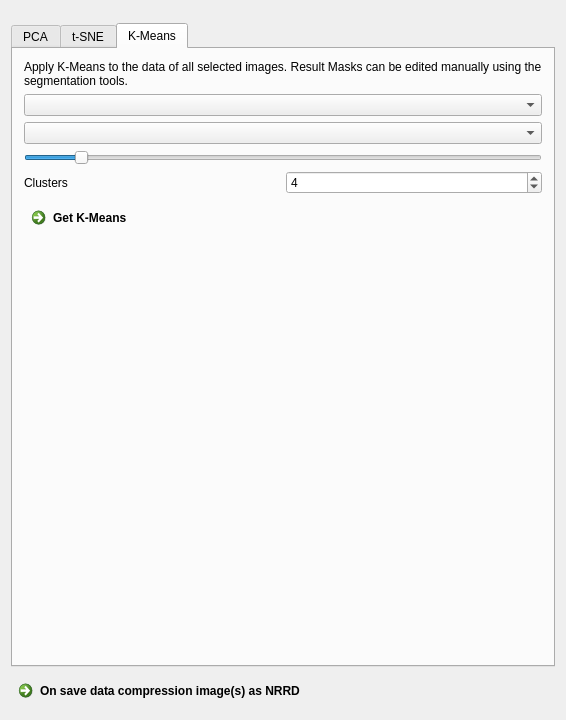
<?xml version="1.0" encoding="UTF-8"?>
<ui version="4.0">
 <class>DataCompressionViewControls</class>
 <widget class="QWidget" name="DataCompressionViewControls">
  <property name="geometry">
   <rect>
    <x>0</x>
    <y>0</y>
    <width>566</width>
    <height>720</height>
   </rect>
  </property>
  <property name="windowTitle">
   <string>Data Compression</string>
  </property>
  <layout class="QVBoxLayout" name="verticalLayout">
   <item>
    <widget class="QmitkMultiNodeSelectionWidget" name="imageSelection" native="true"/>
   </item>
   <item>
    <widget class="QmitkSingleNodeSelectionWidget" name="peakListSelection" native="true"/>
   </item>
   <item>
    <widget class="QTabWidget" name="TabWidget">
     <property name="enabled">
      <bool>true</bool>
     </property>
     <property name="currentIndex">
      <number>2</number>
     </property>
     <widget class="QWidget" name="tabPCA">
      <attribute name="title">
       <string>PCA</string>
      </attribute>
      <layout class="QVBoxLayout" name="verticalLayout_2">
       <item>
        <widget class="QLabel" name="label_12">
         <property name="text">
          <string>For each image apply a PCA using the selected list of centroids.</string>
         </property>
        </widget>
       </item>
       <item>
        <layout class="QHBoxLayout" name="horizontalLayout_7">
         <item>
          <widget class="QLabel" name="label_7">
           <property name="text">
            <string>Components</string>
           </property>
          </widget>
         </item>
         <item>
          <widget class="QSpinBox" name="pca_dims">
           <property name="minimum">
            <number>1</number>
           </property>
           <property name="maximum">
            <number>99999</number>
           </property>
           <property name="value">
            <number>15</number>
           </property>
          </widget>
         </item>
        </layout>
       </item>
       <item>
        <widget class="QCommandLinkButton" name="btnRunPCA">
         <property name="text">
          <string>Get PCA</string>
         </property>
        </widget>
       </item>
       <item>
        <spacer name="verticalSpacer_4">
         <property name="orientation">
          <enum>Qt::Orientation::Vertical</enum>
         </property>
         <property name="sizeHint" stdset="0">
          <size>
           <width>20</width>
           <height>40</height>
          </size>
         </property>
        </spacer>
       </item>
      </layout>
     </widget>
     <widget class="QWidget" name="tabTSNE">
      <attribute name="title">
       <string>t-SNE</string>
      </attribute>
      <layout class="QVBoxLayout" name="verticalLayout_3">
       <item>
        <layout class="QGridLayout" name="tSNE">
         <item row="1" column="0">
          <widget class="QLabel" name="label_9">
           <property name="text">
            <string>Perplexity</string>
           </property>
          </widget>
         </item>
         <item row="1" column="1">
          <widget class="QSpinBox" name="tsne_perplexity">
           <property name="sizePolicy">
            <sizepolicy hsizetype="MinimumExpanding" vsizetype="Fixed">
             <horstretch>0</horstretch>
             <verstretch>0</verstretch>
            </sizepolicy>
           </property>
           <property name="value">
            <number>5</number>
           </property>
          </widget>
         </item>
         <item row="2" column="1">
          <widget class="QDoubleSpinBox" name="tsne_theta">
           <property name="sizePolicy">
            <sizepolicy hsizetype="MinimumExpanding" vsizetype="Fixed">
             <horstretch>0</horstretch>
             <verstretch>0</verstretch>
            </sizepolicy>
           </property>
           <property name="value">
            <double>0.500000000000000</double>
           </property>
          </widget>
         </item>
         <item row="3" column="0">
          <widget class="QLabel" name="label_11">
           <property name="toolTip">
            <string>&lt;html&gt;&lt;head/&gt;&lt;body&gt;&lt;p&gt;Shrink the input images by a constant factor in x and y direction for t-SNE calculation. The computation time is reduced by lowering the resolution.&lt;/p&gt;&lt;p&gt;The dimensionality reduced image is upsampled to original input dimensions.&lt;/p&gt;&lt;/body&gt;&lt;/html&gt;</string>
           </property>
           <property name="text">
            <string>Shrink factor</string>
           </property>
          </widget>
         </item>
         <item row="0" column="0">
          <widget class="QLabel" name="label_8">
           <property name="text">
            <string>Iterations</string>
           </property>
          </widget>
         </item>
         <item row="0" column="1">
          <widget class="QSpinBox" name="tnse_iters">
           <property name="sizePolicy">
            <sizepolicy hsizetype="MinimumExpanding" vsizetype="Fixed">
             <horstretch>0</horstretch>
             <verstretch>0</verstretch>
            </sizepolicy>
           </property>
           <property name="maximum">
            <number>99999</number>
           </property>
           <property name="value">
            <number>200</number>
           </property>
          </widget>
         </item>
         <item row="2" column="0">
          <widget class="QLabel" name="label_10">
           <property name="text">
            <string>Theta</string>
           </property>
          </widget>
         </item>
         <item row="3" column="1">
          <widget class="QSpinBox" name="tsne_shrink">
           <property name="sizePolicy">
            <sizepolicy hsizetype="MinimumExpanding" vsizetype="Fixed">
             <horstretch>0</horstretch>
             <verstretch>0</verstretch>
            </sizepolicy>
           </property>
           <property name="toolTip">
            <string>Higher values will result in lower resolution images.</string>
           </property>
           <property name="minimum">
            <number>1</number>
           </property>
           <property name="maximum">
            <number>10</number>
           </property>
           <property name="value">
            <number>1</number>
           </property>
          </widget>
         </item>
        </layout>
       </item>
       <item>
        <widget class="QCommandLinkButton" name="btnRunTSNE">
         <property name="text">
          <string>Get t-SNE (RGB-Image)</string>
         </property>
        </widget>
       </item>
       <item>
        <spacer name="verticalSpacer_6">
         <property name="orientation">
          <enum>Qt::Orientation::Vertical</enum>
         </property>
         <property name="sizeHint" stdset="0">
          <size>
           <width>20</width>
           <height>40</height>
          </size>
         </property>
        </spacer>
       </item>
      </layout>
     </widget>
     <widget class="QWidget" name="tab">
      <attribute name="title">
       <string>K-Means</string>
      </attribute>
      <layout class="QVBoxLayout" name="verticalLayout_4">
       <item>
        <widget class="QLabel" name="label_13">
         <property name="text">
          <string>Apply K-Means to the data of all selected images. Result Masks can be edited manually using the segmentation tools.</string>
         </property>
         <property name="wordWrap">
          <bool>true</bool>
         </property>
        </widget>
       </item>
       <item>
        <widget class="QComboBox" name="boxKMeansVariant"/>
       </item>
       <item>
        <widget class="QComboBox" name="boxKMeansDistanceMetric"/>
       </item>
       <item>
        <widget class="QSlider" name="spatialWeight">
         <property name="maximum">
          <number>10</number>
         </property>
         <property name="value">
          <number>1</number>
         </property>
         <property name="orientation">
          <enum>Qt::Orientation::Horizontal</enum>
         </property>
        </widget>
       </item>
       <item>
        <layout class="QHBoxLayout" name="horizontalLayout_8">
         <item>
          <widget class="QLabel" name="label_14">
           <property name="text">
            <string>Clusters</string>
           </property>
          </widget>
         </item>
         <item>
          <widget class="QSpinBox" name="kmeans_clusters">
           <property name="minimum">
            <number>1</number>
           </property>
           <property name="maximum">
            <number>99999</number>
           </property>
           <property name="value">
            <number>4</number>
           </property>
          </widget>
         </item>
        </layout>
       </item>
       <item>
        <widget class="QCommandLinkButton" name="btnRunKMeans">
         <property name="text">
          <string>Get K-Means</string>
         </property>
        </widget>
       </item>
       <item>
        <spacer name="verticalSpacer">
         <property name="orientation">
          <enum>Qt::Orientation::Vertical</enum>
         </property>
         <property name="sizeHint" stdset="0">
          <size>
           <width>20</width>
           <height>40</height>
          </size>
         </property>
        </spacer>
       </item>
      </layout>
     </widget>
    </widget>
   </item>
   <item>
    <widget class="QCommandLinkButton" name="btnSaveDataCompressionResults">
     <property name="text">
      <string>On save data compression image(s) as NRRD</string>
     </property>
    </widget>
   </item>
  </layout>
 </widget>
 <layoutdefault spacing="6" margin="11"/>
 <customwidgets>
  <customwidget>
   <class>QmitkSingleNodeSelectionWidget</class>
   <extends>QWidget</extends>
   <header location="global">QmitkSingleNodeSelectionWidget.h</header>
   <container>1</container>
  </customwidget>
  <customwidget>
   <class>QmitkMultiNodeSelectionWidget</class>
   <extends>QWidget</extends>
   <header>QmitkMultiNodeSelectionWidget.h</header>
   <container>1</container>
  </customwidget>
 </customwidgets>
 <resources/>
 <connections/>
</ui>
